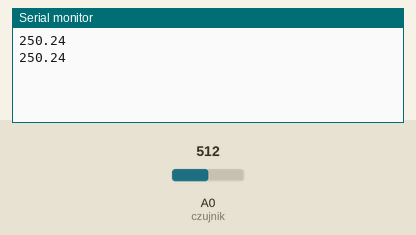
This sketch was run on a simulated Arduino Uno, built with avr-gcc and run on an emulated ATmega328P. Parts: the last lines printed to the serial monitor. The inputs (shaded band) are chosen by the test bench; at power-on: A0 (czujnik) = 512.

Above: at 1.8 s.
1.9 s: A0 (czujnik) set to 716
At 2.8 s:
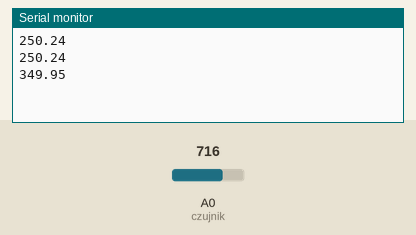
3.4 s: A0 (czujnik) set to 900
At 4.7 s:
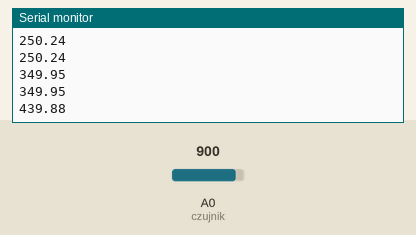
Timing chart, 0 to 6.4 s (numbered marks = the images above; inputs shaded):
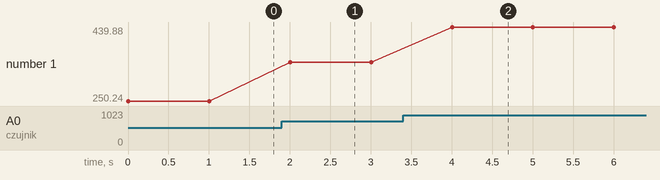

The sketch:

simple_temperature.ino.ino
```cpp
float temperature = 0;
int czujnik = A0;

void setup() {
  // put your setup code here, to run once:
  Serial.begin(9600);
}

void loop() {
  // put your main code here, to run repeatedly:
  temperature = (5.0 * analogRead(czujnik) * 100.0) / 1023.0;
  Serial.println(temperature);
  delay(1000);
}
```

Measured:
- after the input at 1.9 s, the serial monitor: prints a new line after 0.10 s (image 1)
- after the input at 3.4 s, the serial monitor: prints a new line after 0.60 s (image 2)
- plotted number 1: 250.24 → 349.95 after the input at 1.9 s, 349.95 → 439.88 after the input at 3.4 s
